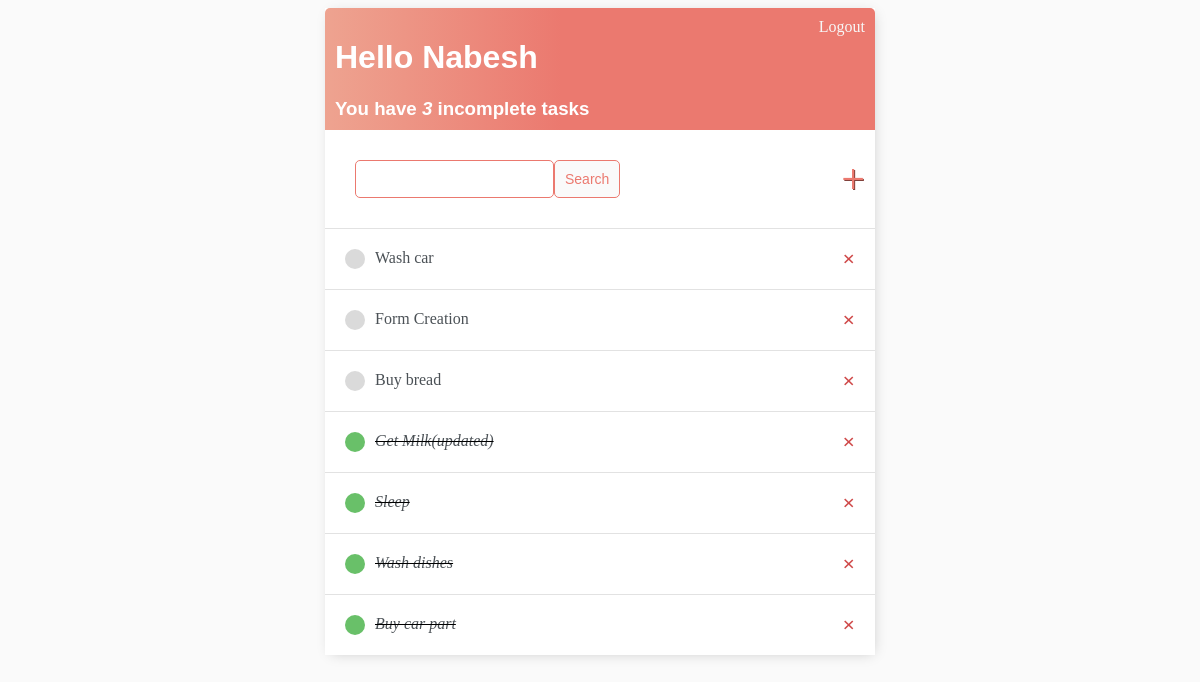
The app's page / (signed in), older data.
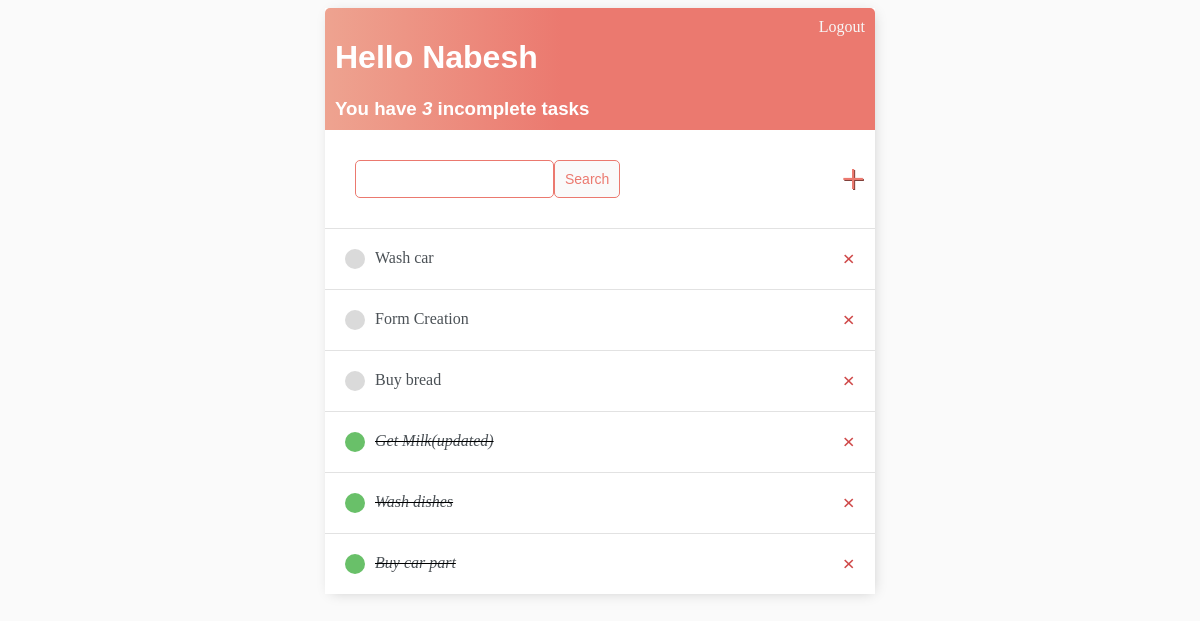
The same page, newer data.
### base/models.py (models this page shows)
class Task(models.Model):
    user = models.ForeignKey(User, on_delete= models.CASCADE, null=False, blank=False)
    title = models.CharField(max_length = 255, null = False, blank = False)
    description = models.TextField(null = True, blank = True)
    complete = models.BooleanField(default = False)
    created = models.DateTimeField(auto_now_add=True)
    def __str__(self):
        return self.title
    class Meta:
        ordering = ['complete']

### base/views.py (the view)
# urls.py: path('', TaskList.as_view(), name='tasks'),
class TaskList(LoginRequiredMixin, ListView):
    model = Task
    context_object_name = 'tasks'
    def get_context_data(self, **kwargs):
        context = super().get_context_data(**kwargs)
        context ['tasks'] = context ['tasks'].filter(user = self.request.user)
        context ['count'] = context ['tasks'].filter(complete = False).count()
        search_input = self.request.GET.get('search-area') or ''
        if search_input:
            context['tasks'] = context['tasks'].filter(title__icontains = search_input)
        context['search_input'] = search_input
        return context

### templates/base/task_list.html
{% extends 'base/main.html' %} {% block content %}
<div class="header-bar">
    <div>
        <h1>Hello {{request.user|title}}</h1>
        <h3 style="margin: 0;">You have <i>{{count}}</i> incomplete task{{count|pluralize:"s"}}</h3>
    </div>
    {% if request.user.is_authenticated %}
    <a href="{% url 'logout' %}">Logout</a> {% else %}
    <a href="{% url 'login' %}">Login</a> {% endif %}
</div>
<div id="search-add-wrapper">
    <form method="GET" style="margin: 20px; display:flex;">
        <input type="text" name="search-area" value="{{search_input}}">
        <input class="button" type="submit" value="Search">
    </form>
    <a id="add-link" href="{% url 'task-create' %}">&#x2b;</a>
</div>
<div class="task-items-wrapper">
    {% for task in tasks %}
    <div class="task-wrapper">
        {% if task.complete %}
        <div class="task-title">
            <div class="task-complete-icon"></div>
            <i><s><a href="{% url 'task-update' task.id %}">{{task}}</a></s></i>
        </div>
        <a class="delete-link" href="{% url 'task-delete' task.id %}">&#215;</a> {% else %}
        <div class="task-title">
            <div class="task-incomplete-icon"></div>
            <a href="{% url 'task-update' task.id %}">{{task}}</a>
        </div>
        <a class="delete-link" href="{% url 'task-delete' task.id %}">&#215;</a> {% endif %}
    </div>
    {% empty %}
    <h3>No items in list</h3>
    {% endfor %}
</div>
{% endblock content %}

Row changes from the older to the newer data that the page shows:
removed Task: title "Sleep"
